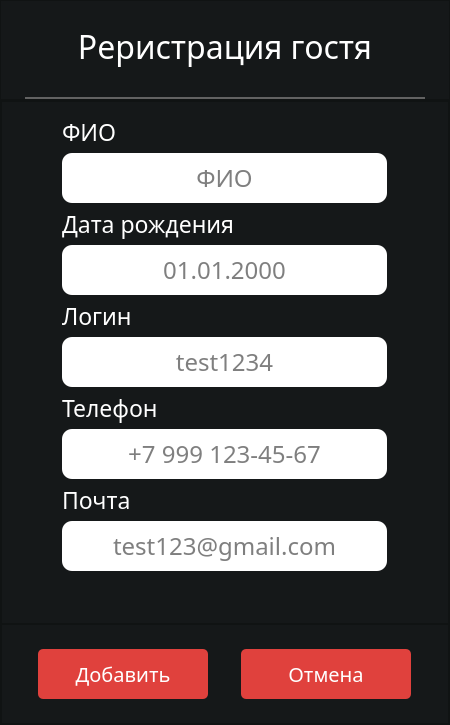
<?xml version="1.0" encoding="UTF-8"?>
<ui version="4.0">
 <class>AccountWindow</class>
 <widget class="QMainWindow" name="AccountWindow">
  <property name="geometry">
   <rect>
    <x>0</x>
    <y>0</y>
    <width>450</width>
    <height>725</height>
   </rect>
  </property>
  <property name="minimumSize">
   <size>
    <width>450</width>
    <height>725</height>
   </size>
  </property>
  <property name="maximumSize">
   <size>
    <width>450</width>
    <height>725</height>
   </size>
  </property>
  <property name="sizeIncrement">
   <size>
    <width>0</width>
    <height>0</height>
   </size>
  </property>
  <property name="windowTitle">
   <string>Регистрация гостя</string>
  </property>
  <property name="windowIcon">
   <iconset resource="../icon_and_logo_qrc/Logo.qrc">
    <normaloff>:/newPrefix/img/LOGO_icon_4.png</normaloff>:/newPrefix/img/LOGO_icon_4.png</iconset>
  </property>
  <property name="styleSheet">
   <string notr="true">background-color: #151819;</string>
  </property>
  <widget class="QWidget" name="centralwidget">
   <layout class="QVBoxLayout" name="verticalLayout">
    <property name="spacing">
     <number>0</number>
    </property>
    <property name="leftMargin">
     <number>0</number>
    </property>
    <property name="topMargin">
     <number>0</number>
    </property>
    <property name="rightMargin">
     <number>0</number>
    </property>
    <property name="bottomMargin">
     <number>0</number>
    </property>
    <item>
     <widget class="QFrame" name="title">
      <property name="maximumSize">
       <size>
        <width>16777215</width>
        <height>100</height>
       </size>
      </property>
      <property name="frameShape">
       <enum>QFrame::StyledPanel</enum>
      </property>
      <property name="frameShadow">
       <enum>QFrame::Raised</enum>
      </property>
      <layout class="QGridLayout" name="gridLayout_2">
       <property name="leftMargin">
        <number>0</number>
       </property>
       <property name="topMargin">
        <number>0</number>
       </property>
       <property name="rightMargin">
        <number>0</number>
       </property>
       <property name="bottomMargin">
        <number>0</number>
       </property>
       <item row="0" column="0">
        <widget class="QLabel" name="label">
         <property name="font">
          <font>
           <family>Montserrat Medium</family>
           <pointsize>24</pointsize>
          </font>
         </property>
         <property name="styleSheet">
          <string notr="true">color: #fff;</string>
         </property>
         <property name="text">
          <string>Реристрация гостя</string>
         </property>
         <property name="alignment">
          <set>Qt::AlignCenter</set>
         </property>
        </widget>
       </item>
       <item row="1" column="0">
        <widget class="QFrame" name="line">
         <property name="maximumSize">
          <size>
           <width>400</width>
           <height>2</height>
          </size>
         </property>
         <property name="styleSheet">
          <string notr="true">background-color: rgb(127, 127, 127);</string>
         </property>
         <property name="frameShape">
          <enum>QFrame::StyledPanel</enum>
         </property>
         <property name="frameShadow">
          <enum>QFrame::Raised</enum>
         </property>
        </widget>
       </item>
      </layout>
     </widget>
    </item>
    <item>
     <widget class="QFrame" name="frame_1">
      <property name="styleSheet">
       <string notr="true"/>
      </property>
      <property name="frameShape">
       <enum>QFrame::StyledPanel</enum>
      </property>
      <property name="frameShadow">
       <enum>QFrame::Raised</enum>
      </property>
      <layout class="QVBoxLayout" name="verticalLayout_2">
       <property name="spacing">
        <number>0</number>
       </property>
       <property name="leftMargin">
        <number>0</number>
       </property>
       <property name="topMargin">
        <number>0</number>
       </property>
       <property name="rightMargin">
        <number>0</number>
       </property>
       <property name="bottomMargin">
        <number>0</number>
       </property>
       <item>
        <widget class="QFrame" name="info">
         <property name="layoutDirection">
          <enum>Qt::LeftToRight</enum>
         </property>
         <property name="frameShape">
          <enum>QFrame::StyledPanel</enum>
         </property>
         <property name="frameShadow">
          <enum>QFrame::Raised</enum>
         </property>
         <layout class="QGridLayout" name="gridLayout">
          <property name="leftMargin">
           <number>11</number>
          </property>
          <property name="topMargin">
           <number>11</number>
          </property>
          <property name="rightMargin">
           <number>11</number>
          </property>
          <property name="bottomMargin">
           <number>11</number>
          </property>
          <property name="horizontalSpacing">
           <number>0</number>
          </property>
          <property name="verticalSpacing">
           <number>2</number>
          </property>
          <item row="9" column="0">
           <widget class="QLineEdit" name="input_phone">
            <property name="maximumSize">
             <size>
              <width>325</width>
              <height>50</height>
             </size>
            </property>
            <property name="font">
             <font>
              <family>Montserrat Medium</family>
              <pointsize>18</pointsize>
             </font>
            </property>
            <property name="styleSheet">
             <string notr="true">color: rgb(0, 0, 0);
background-color: rgb(255, 255, 255);
border-radius: 10px;</string>
            </property>
            <property name="alignment">
             <set>Qt::AlignCenter</set>
            </property>
            <property name="placeholderText">
             <string>+7 999 123-45-67</string>
            </property>
            <property name="cursorMoveStyle">
             <enum>Qt::LogicalMoveStyle</enum>
            </property>
           </widget>
          </item>
          <item row="8" column="0">
           <widget class="QLabel" name="text_phone">
            <property name="maximumSize">
             <size>
              <width>16777215</width>
              <height>30</height>
             </size>
            </property>
            <property name="font">
             <font>
              <family>Montserrat Medium</family>
              <pointsize>17</pointsize>
             </font>
            </property>
            <property name="styleSheet">
             <string notr="true">color: #fff;</string>
            </property>
            <property name="text">
             <string>Телефон</string>
            </property>
           </widget>
          </item>
          <item row="2" column="0">
           <widget class="QLabel" name="text_phone_2">
            <property name="maximumSize">
             <size>
              <width>16777215</width>
              <height>30</height>
             </size>
            </property>
            <property name="font">
             <font>
              <family>Montserrat Medium</family>
              <pointsize>17</pointsize>
             </font>
            </property>
            <property name="styleSheet">
             <string notr="true">color: #fff;</string>
            </property>
            <property name="text">
             <string>Дата рождения</string>
            </property>
           </widget>
          </item>
          <item row="14" column="0">
           <widget class="QLabel" name="label_2">
            <property name="maximumSize">
             <size>
              <width>16777215</width>
              <height>20</height>
             </size>
            </property>
            <property name="font">
             <font>
              <family>Montserrat Medium</family>
              <pointsize>10</pointsize>
             </font>
            </property>
            <property name="styleSheet">
             <string notr="true">color: red;</string>
            </property>
            <property name="text">
             <string/>
            </property>
            <property name="alignment">
             <set>Qt::AlignCenter</set>
            </property>
           </widget>
          </item>
          <item row="4" column="0">
           <widget class="QLabel" name="text_pass">
            <property name="maximumSize">
             <size>
              <width>16777215</width>
              <height>30</height>
             </size>
            </property>
            <property name="font">
             <font>
              <family>Montserrat Medium</family>
              <pointsize>17</pointsize>
             </font>
            </property>
            <property name="styleSheet">
             <string notr="true">color: #fff;</string>
            </property>
            <property name="text">
             <string>Логин</string>
            </property>
           </widget>
          </item>
          <item row="1" column="0">
           <widget class="QLineEdit" name="input_fio">
            <property name="maximumSize">
             <size>
              <width>325</width>
              <height>50</height>
             </size>
            </property>
            <property name="font">
             <font>
              <family>Montserrat Medium</family>
              <pointsize>18</pointsize>
             </font>
            </property>
            <property name="styleSheet">
             <string notr="true">color: rgb(0, 0, 0);
background-color: rgb(255, 255, 255);
border-radius: 10px;</string>
            </property>
            <property name="text">
             <string/>
            </property>
            <property name="cursorPosition">
             <number>0</number>
            </property>
            <property name="alignment">
             <set>Qt::AlignCenter</set>
            </property>
            <property name="placeholderText">
             <string>ФИО</string>
            </property>
           </widget>
          </item>
          <item row="10" column="0">
           <widget class="QLabel" name="text_email">
            <property name="maximumSize">
             <size>
              <width>16777215</width>
              <height>30</height>
             </size>
            </property>
            <property name="font">
             <font>
              <family>Montserrat Medium</family>
              <pointsize>17</pointsize>
             </font>
            </property>
            <property name="styleSheet">
             <string notr="true">color: #fff;</string>
            </property>
            <property name="text">
             <string>Почта</string>
            </property>
           </widget>
          </item>
          <item row="11" column="0">
           <widget class="QLineEdit" name="input_email">
            <property name="maximumSize">
             <size>
              <width>325</width>
              <height>50</height>
             </size>
            </property>
            <property name="font">
             <font>
              <family>Montserrat Medium</family>
              <pointsize>18</pointsize>
             </font>
            </property>
            <property name="styleSheet">
             <string notr="true">color: rgb(0, 0, 0);
background-color: rgb(255, 255, 255);
border-radius: 10px;</string>
            </property>
            <property name="text">
             <string/>
            </property>
            <property name="cursorPosition">
             <number>0</number>
            </property>
            <property name="alignment">
             <set>Qt::AlignCenter</set>
            </property>
            <property name="placeholderText">
             <string>test123@gmail.com</string>
            </property>
           </widget>
          </item>
          <item row="0" column="0">
           <widget class="QLabel" name="text_login">
            <property name="maximumSize">
             <size>
              <width>16777215</width>
              <height>30</height>
             </size>
            </property>
            <property name="font">
             <font>
              <family>Montserrat Medium</family>
              <pointsize>17</pointsize>
             </font>
            </property>
            <property name="styleSheet">
             <string notr="true">color: #fff;</string>
            </property>
            <property name="text">
             <string>ФИО</string>
            </property>
           </widget>
          </item>
          <item row="5" column="0">
           <widget class="QLineEdit" name="input_login">
            <property name="maximumSize">
             <size>
              <width>325</width>
              <height>50</height>
             </size>
            </property>
            <property name="font">
             <font>
              <family>Montserrat Medium</family>
              <pointsize>18</pointsize>
             </font>
            </property>
            <property name="styleSheet">
             <string notr="true">color: rgb(0, 0, 0);
background-color: rgb(255, 255, 255);
border-radius: 10px;</string>
            </property>
            <property name="text">
             <string/>
            </property>
            <property name="cursorPosition">
             <number>0</number>
            </property>
            <property name="alignment">
             <set>Qt::AlignCenter</set>
            </property>
            <property name="placeholderText">
             <string>test1234</string>
            </property>
           </widget>
          </item>
          <item row="3" column="0">
           <widget class="QLineEdit" name="input_login_2">
            <property name="maximumSize">
             <size>
              <width>325</width>
              <height>50</height>
             </size>
            </property>
            <property name="font">
             <font>
              <family>Montserrat Medium</family>
              <pointsize>18</pointsize>
             </font>
            </property>
            <property name="styleSheet">
             <string notr="true">color: rgb(0, 0, 0);
background-color: rgb(255, 255, 255);
border-radius: 10px;</string>
            </property>
            <property name="text">
             <string/>
            </property>
            <property name="cursorPosition">
             <number>0</number>
            </property>
            <property name="alignment">
             <set>Qt::AlignCenter</set>
            </property>
            <property name="placeholderText">
             <string>01.01.2000</string>
            </property>
           </widget>
          </item>
         </layout>
        </widget>
       </item>
       <item>
        <widget class="QFrame" name="btn">
         <property name="maximumSize">
          <size>
           <width>16777215</width>
           <height>100</height>
          </size>
         </property>
         <property name="sizeIncrement">
          <size>
           <width>0</width>
           <height>1000</height>
          </size>
         </property>
         <property name="font">
          <font>
           <pointsize>10</pointsize>
          </font>
         </property>
         <property name="frameShape">
          <enum>QFrame::StyledPanel</enum>
         </property>
         <property name="frameShadow">
          <enum>QFrame::Raised</enum>
         </property>
         <layout class="QHBoxLayout" name="horizontalLayout">
          <item>
           <widget class="QPushButton" name="btn_add">
            <property name="maximumSize">
             <size>
              <width>170</width>
              <height>50</height>
             </size>
            </property>
            <property name="font">
             <font>
              <family>Montserrat Medium</family>
              <pointsize>15</pointsize>
             </font>
            </property>
            <property name="styleSheet">
             <string notr="true">QPushButton{
background-color: rgb(224, 65, 61);
color: #fff;
border-radius: 5px;
}

QPushButton:hover{
background-color: #690200;
}</string>
            </property>
            <property name="text">
             <string>Добавить</string>
            </property>
           </widget>
          </item>
          <item>
           <widget class="QPushButton" name="btn_cancel">
            <property name="maximumSize">
             <size>
              <width>170</width>
              <height>50</height>
             </size>
            </property>
            <property name="font">
             <font>
              <family>Montserrat Medium</family>
              <pointsize>15</pointsize>
             </font>
            </property>
            <property name="styleSheet">
             <string notr="true">QPushButton{
background-color: rgb(224, 65, 61);
color: #fff;
border-radius: 5px;
}

QPushButton:hover{
background-color: #690200;
}</string>
            </property>
            <property name="text">
             <string>Отмена</string>
            </property>
           </widget>
          </item>
         </layout>
        </widget>
       </item>
      </layout>
     </widget>
    </item>
   </layout>
  </widget>
 </widget>
 <resources>
  <include location="../icon_and_logo_qrc/Logo.qrc"/>
 </resources>
 <connections/>
</ui>
